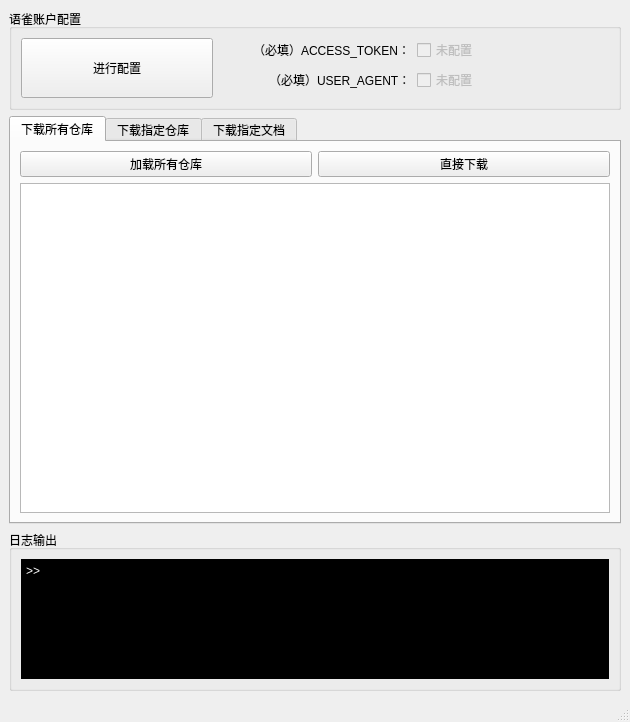
<?xml version="1.0" encoding="UTF-8"?>
<ui version="4.0">
 <class>MainWindow</class>
 <widget class="QMainWindow" name="MainWindow">
  <property name="geometry">
   <rect>
    <x>0</x>
    <y>0</y>
    <width>630</width>
    <height>722</height>
   </rect>
  </property>
  <property name="windowTitle">
   <string>语雀备份助手</string>
  </property>
  <property name="windowIcon">
   <iconset resource="resource.qrc">
    <normaloff>:/icon/logo</normaloff>:/icon/logo</iconset>
  </property>
  <widget class="QWidget" name="centralwidget">
   <layout class="QVBoxLayout" name="verticalLayout_2" stretch="0,1,0">
    <item>
     <widget class="QGroupBox" name="groupBox">
      <property name="title">
       <string>语雀账户配置</string>
      </property>
      <layout class="QVBoxLayout" name="verticalLayout">
       <item>
        <layout class="QGridLayout" name="gridLayout">
         <item row="0" column="0" rowspan="3">
          <widget class="QPushButton" name="btn_config">
           <property name="sizePolicy">
            <sizepolicy hsizetype="Minimum" vsizetype="Minimum">
             <horstretch>0</horstretch>
             <verstretch>0</verstretch>
            </sizepolicy>
           </property>
           <property name="text">
            <string>进行配置</string>
           </property>
          </widget>
         </item>
         <item row="1" column="1" alignment="Qt::AlignRight">
          <widget class="QLabel" name="label_2">
           <property name="text">
            <string>（必填）USER_AGENT：</string>
           </property>
          </widget>
         </item>
         <item row="1" column="2">
          <widget class="QCheckBox" name="cb_agent_state">
           <property name="enabled">
            <bool>false</bool>
           </property>
           <property name="text">
            <string>未配置</string>
           </property>
           <property name="checkable">
            <bool>true</bool>
           </property>
          </widget>
         </item>
         <item row="0" column="1" alignment="Qt::AlignRight">
          <widget class="QLabel" name="label">
           <property name="text">
            <string>（必填）ACCESS_TOKEN：</string>
           </property>
          </widget>
         </item>
         <item row="0" column="2">
          <widget class="QCheckBox" name="cb_token_state">
           <property name="enabled">
            <bool>false</bool>
           </property>
           <property name="text">
            <string>未配置</string>
           </property>
           <property name="checkable">
            <bool>true</bool>
           </property>
          </widget>
         </item>
        </layout>
       </item>
      </layout>
     </widget>
    </item>
    <item>
     <widget class="QTabWidget" name="tabWidget">
      <property name="currentIndex">
       <number>0</number>
      </property>
      <widget class="QWidget" name="tab">
       <attribute name="title">
        <string>下载所有仓库</string>
       </attribute>
       <layout class="QVBoxLayout" name="verticalLayout_3">
        <item>
         <layout class="QHBoxLayout" name="horizontalLayout">
          <item>
           <widget class="QPushButton" name="btn_all_load">
            <property name="text">
             <string>加载所有仓库</string>
            </property>
           </widget>
          </item>
          <item>
           <widget class="QPushButton" name="btn_all_download">
            <property name="text">
             <string>直接下载</string>
            </property>
           </widget>
          </item>
         </layout>
        </item>
        <item>
         <widget class="QTableView" name="tv_all"/>
        </item>
       </layout>
      </widget>
      <widget class="QWidget" name="tab_2">
       <attribute name="title">
        <string>下载指定仓库</string>
       </attribute>
       <layout class="QVBoxLayout" name="verticalLayout_4">
        <item>
         <layout class="QHBoxLayout" name="horizontalLayout_2" stretch="1,0,0">
          <item>
           <widget class="QLineEdit" name="edit_repo">
            <property name="placeholderText">
             <string>仓库路径，如：https://www.yuque.com/icheima/python</string>
            </property>
           </widget>
          </item>
          <item>
           <widget class="QPushButton" name="btn_repo_load">
            <property name="text">
             <string>加载</string>
            </property>
           </widget>
          </item>
          <item>
           <widget class="QPushButton" name="btn_repo_download">
            <property name="text">
             <string>直接下载</string>
            </property>
           </widget>
          </item>
         </layout>
        </item>
        <item>
         <widget class="QListView" name="lv_repo"/>
        </item>
       </layout>
      </widget>
      <widget class="QWidget" name="tab_3">
       <attribute name="title">
        <string>下载指定文档</string>
       </attribute>
       <layout class="QVBoxLayout" name="verticalLayout_5">
        <item>
         <layout class="QHBoxLayout" name="horizontalLayout_3" stretch="0,0,0">
          <item>
           <widget class="QLineEdit" name="edit_doc">
            <property name="placeholderText">
             <string>文档路径，如：https://www.yuque.com/icheima/python/env</string>
            </property>
           </widget>
          </item>
          <item>
           <widget class="QPushButton" name="btn_doc_load">
            <property name="text">
             <string>加载</string>
            </property>
           </widget>
          </item>
          <item>
           <widget class="QPushButton" name="btn_doc_download">
            <property name="text">
             <string>直接下载</string>
            </property>
           </widget>
          </item>
         </layout>
        </item>
        <item>
         <widget class="QPlainTextEdit" name="text_doc"/>
        </item>
       </layout>
      </widget>
     </widget>
    </item>
    <item>
     <widget class="QGroupBox" name="groupBox_2">
      <property name="title">
       <string>日志输出</string>
      </property>
      <layout class="QVBoxLayout" name="verticalLayout_6">
       <item>
        <widget class="QPlainTextEdit" name="edit_log">
         <property name="maximumSize">
          <size>
           <width>16777215</width>
           <height>120</height>
          </size>
         </property>
         <property name="autoFillBackground">
          <bool>true</bool>
         </property>
         <property name="styleSheet">
          <string notr="true">background-color: rgb(0, 0, 0);
color: white;</string>
         </property>
         <property name="plainText">
          <string>&gt;&gt;</string>
         </property>
         <property name="backgroundVisible">
          <bool>false</bool>
         </property>
        </widget>
       </item>
      </layout>
     </widget>
    </item>
   </layout>
  </widget>
  <widget class="QMenuBar" name="menubar">
   <property name="geometry">
    <rect>
     <x>0</x>
     <y>0</y>
     <width>630</width>
     <height>26</height>
    </rect>
   </property>
  </widget>
  <widget class="QStatusBar" name="statusbar"/>
 </widget>
 <resources>
  <include location="resource.qrc"/>
 </resources>
 <connections/>
</ui>
